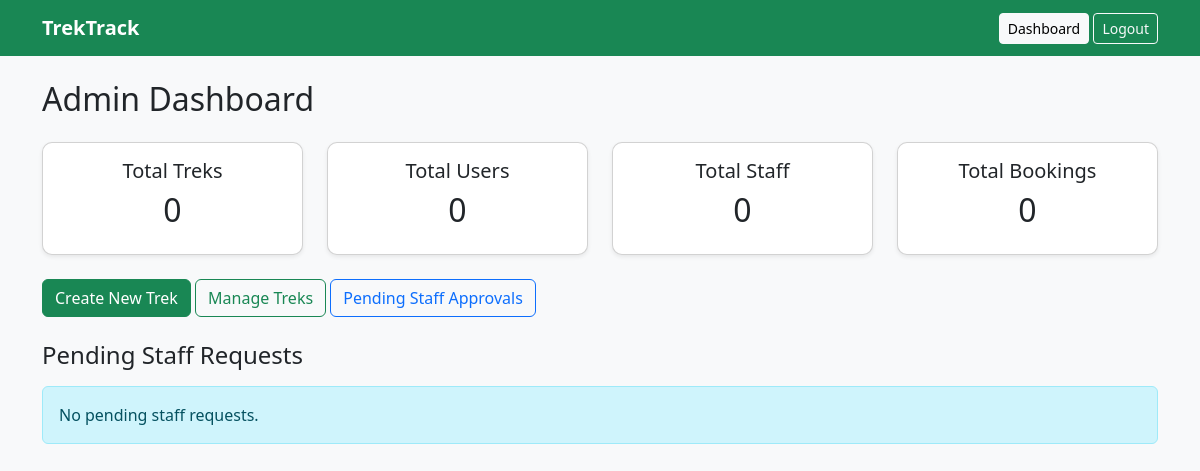
The page /dashboard (signed in) on the database as committed earlier.
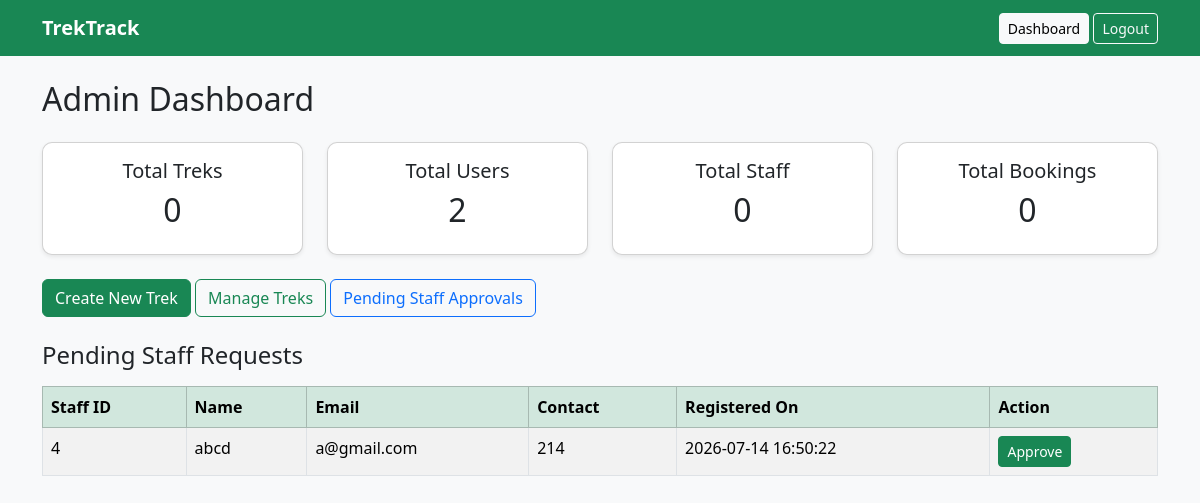
The same page on the database as committed later.
### tables this page shows
CREATE TABLE users (
    user_id INTEGER PRIMARY KEY AUTOINCREMENT,
    name TEXT NOT NULL,
    email TEXT NOT NULL COLLATE NOCASE UNIQUE,
    password_hash TEXT NOT NULL,
    role TEXT NOT NULL CHECK(role IN ('admin', 'staff', 'user')),
    contact TEXT,
    is_approved INTEGER NOT NULL DEFAULT 1 CHECK(is_approved IN (0, 1)),
    is_blacklisted INTEGER NOT NULL DEFAULT 0 CHECK(is_blacklisted IN (0, 1)),
    created_at TEXT NOT NULL DEFAULT CURRENT_TIMESTAMP
);

### app.py (the view, shortened to what this page needs)
@app.route("/dashboard")
@login_required
def dashboard():
    db = get_db()
    if g.user["role"] == "admin":
        stats = {
            "treks": db.execute(
                "SELECT COUNT(*) FROM treks WHERE is_archived = 0"
            ).fetchone()[0],
            "users": db.execute(
                "SELECT COUNT(*) FROM users WHERE role = 'user'"
            ).fetchone()[0],
            "staff": db.execute(
                "SELECT COUNT(*) FROM users WHERE role = 'staff' AND is_approved = 1"
            ).fetchone()[0],
            "bookings": db.execute(
                "SELECT COUNT(*) FROM bookings"
            ).fetchone()[0],
        }
        pending_staff = db.execute("""
            SELECT *
            FROM users
            WHERE role = 'staff' AND is_approved = 0
            ORDER BY created_at DESC
        """).fetchall()
        return render_template(
            "admin_dashboard.html",
            stats=stats,
            pending_staff=pending_staff,
        )

### app.py (called while the page is built)
def get_db():
    if "db" not in g:
        Path(app.config["DATABASE"]).parent.mkdir(parents=True, exist_ok=True)
        g.db = sqlite3.connect(app.config["DATABASE"])
        g.db.row_factory = sqlite3.Row
        g.db.execute("PRAGMA foreign_keys = ON")
    return g.db

@app.before_request
def load_current_user():
    g.user = None
    user_id = session.get("user_id")
    if user_id:
        g.user = get_db().execute("""
            SELECT *
            FROM users
            WHERE user_id = ?
        """, (user_id,)).fetchone()
        if g.user is None or g.user["is_blacklisted"]:
            session.clear()

def login_required(view):
    @wraps(view)
    def wrapped_view(*args, **kwargs):
        if g.user is None:
            flash("Please log in first.", "warning")
            return redirect(url_for("login"))
        return view(*args, **kwargs)
    return wrapped_view

### templates/admin_dashboard.html
{% extends "base.html" %}
{% block content %}
<h2 class="mb-4">Admin Dashboard</h2>
<div class="row mb-4">
    <div class="col-md-3">
        <div class="card text-center shadow-sm">
            <div class="card-body">
                <h5>Total Treks</h5>
                <h2>{{ stats["treks"] }}</h2>
            </div>
        </div>
    </div>
    <div class="col-md-3">
        <div class="card text-center shadow-sm">
            <div class="card-body">
                <h5>Total Users</h5>
                <h2>{{ stats["users"] }}</h2>
            </div>
        </div>
    </div>
    <div class="col-md-3">
        <div class="card text-center shadow-sm">
            <div class="card-body">
                <h5>Total Staff</h5>
                <h2>{{ stats["staff"] }}</h2>
            </div>
        </div>
    </div>
    <div class="col-md-3">
        <div class="card text-center shadow-sm">
            <div class="card-body">
                <h5>Total Bookings</h5>
                <h2>{{ stats["bookings"] }}</h2>
            </div>
        </div>
    </div>
</div>
<div class="mb-4">
    <a href="{{ url_for('create_trek') }}" class="btn btn-success">
        Create New Trek
    </a>
    <a href="{{ url_for('admin_treks') }}" class="btn btn-outline-success">
        Manage Treks
    </a>
    <a href="{{ url_for('pending_staff') }}" class="btn btn-outline-primary">
        Pending Staff Approvals
    </a>
</div>
<h4>Pending Staff Requests</h4>
{% if pending_staff %}
<table class="table table-bordered table-striped mt-3">
    <thead class="table-success">
        <tr>
            <th>Staff ID</th>
            <th>Name</th>
            <th>Email</th>
            <th>Contact</th>
            <th>Registered On</th>
            <th>Action</th>
        </tr>
    </thead>
    <tbody>
        {% for staff in pending_staff %}
        <tr>
            <td>{{ staff["user_id"] }}</td>
            <td>{{ staff["name"] }}</td>
            <td>{{ staff["email"] }}</td>
            <td>{{ staff["contact"] }}</td>
            <td>{{ staff["created_at"] }}</td>
            <td>
                <form method="POST"
                      action="{{ url_for('approve_staff', staff_id=staff['user_id']) }}">
                    <button class="btn btn-sm btn-success">
                        Approve
                    </button>
                </form>
            </td>
        </tr>
        {% endfor %}
    </tbody>
</table>
{% else %}
<div class="alert alert-info mt-3">
    No pending staff requests.
</div>
{% endif %}
{% endblock %}

Rows that differ between the two databases and show on the page:
added users: user_id "4", name "abcd", email "a@gmail.com", contact "214", created_at "2026-07-14 16:50:22"
Other text that changed with them:
{{ stats["users"] }}: "0" → "2"
text no longer shown: "No pending staff requests."
text now shown: "Staff ID Name Email Contact Registered On Action"
